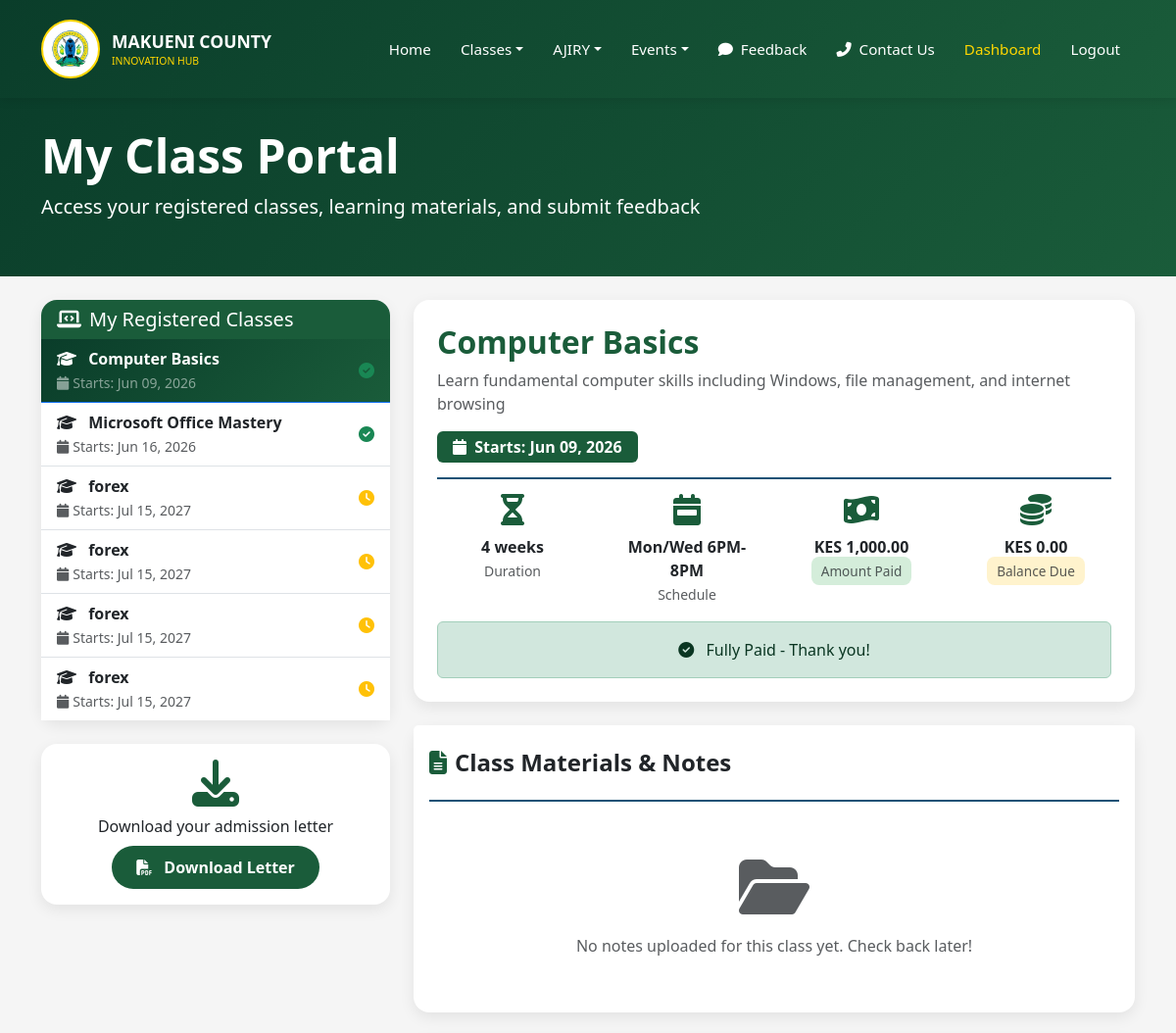
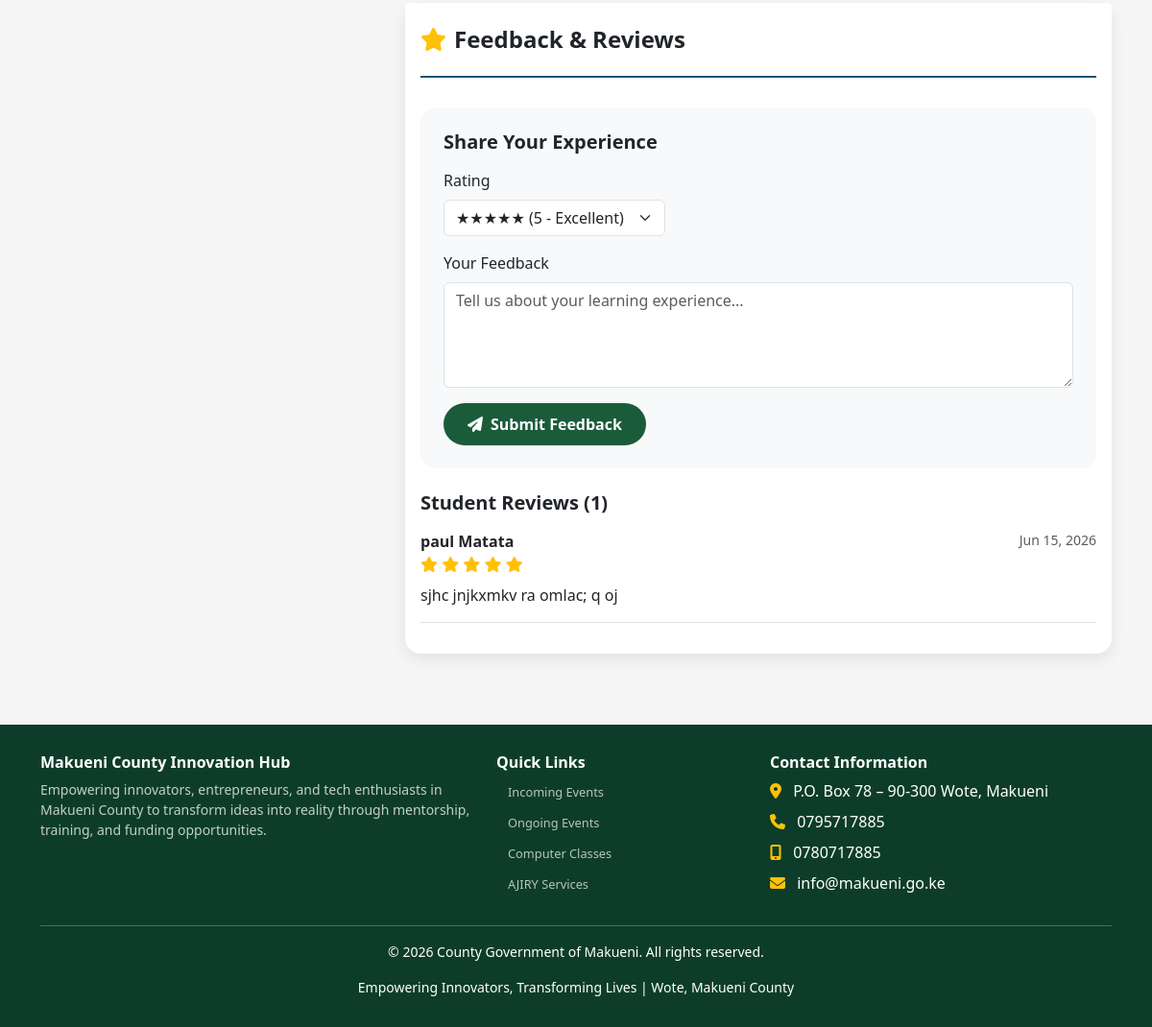
The page /user/my_class_portal.php (signed in) on the database its author committed (2 pictures, top to bottom).
### tables this page shows
CREATE TABLE `class_registrations` (
  `id` int(11) NOT NULL,
  `user_id` int(11) DEFAULT NULL,
  `full_name` varchar(100) NOT NULL,
  `phone` varchar(20) NOT NULL,
  `email` varchar(100) NOT NULL,
  `class_id` int(11) NOT NULL,
  `payment_status` enum('pending','paid','failed') DEFAULT 'pending',
  `payment_amount` decimal(10,2) DEFAULT NULL,
  `transaction_id` varchar(100) DEFAULT NULL,
  `registration_date` timestamp NOT NULL DEFAULT current_timestamp(),
  `letter_downloaded` tinyint(1) DEFAULT 0,
  `created_at` timestamp NOT NULL DEFAULT current_timestamp(),
  `certificate_issued` tinyint(1) DEFAULT 0,
  `certificate_number` varchar(50) DEFAULT NULL,
  `completion_date` date DEFAULT NULL,
  `graduation_status` enum('enrolled','completed','graduated') DEFAULT 'enrolled',
  `total_fee` decimal(10,2) DEFAULT 0.00,
  `remaining_balance` decimal(10,2) DEFAULT 0.00
);

CREATE TABLE `computer_classes` (
  `id` int(11) NOT NULL,
  `class_name` varchar(100) NOT NULL,
  `description` text DEFAULT NULL,
  `duration_weeks` int(11) DEFAULT 4,
  `fee_amount` decimal(10,2) DEFAULT 1000.00,
  `max_students` int(11) DEFAULT 30,
  `start_date` date DEFAULT NULL,
  `end_date` date DEFAULT NULL,
  `schedule` varchar(255) DEFAULT NULL,
  `status` enum('active','upcoming','completed') DEFAULT 'upcoming',
  `deleted_at` timestamp NULL DEFAULT NULL,
  `created_at` timestamp NOT NULL DEFAULT current_timestamp(),
  `price` decimal(10,2) DEFAULT 1000.00
);

CREATE TABLE `class_feedback` (
  `id` int(11) NOT NULL,
  `registration_id` int(11) NOT NULL,
  `user_id` int(11) NOT NULL,
  `class_id` int(11) NOT NULL,
  `message` text NOT NULL,
  `rating` int(11) DEFAULT 5,
  `created_at` timestamp NOT NULL DEFAULT current_timestamp()
);

CREATE TABLE `users` (
  `id` int(11) NOT NULL,
  `username` varchar(50) NOT NULL,
  `email` varchar(100) NOT NULL,
  `password` varchar(255) NOT NULL,
  `full_name` varchar(100) NOT NULL,
  `phone` varchar(20) DEFAULT NULL,
  `avatar` varchar(255) DEFAULT NULL,
  `role` enum('admin','user') DEFAULT 'user',
  `is_active` tinyint(1) DEFAULT 1,
  `created_at` timestamp NOT NULL DEFAULT current_timestamp(),
  `updated_at` timestamp NOT NULL DEFAULT current_timestamp() ON UPDATE current_timestamp(),
  `reset_token` varchar(255) DEFAULT NULL,
  `reset_token_expiry` datetime DEFAULT NULL,
  `last_password_change` datetime DEFAULT NULL
);

### user/my_class_portal.php (the view, shortened to what the rows shown need)
<?php
require_once '../config/database.php';
$user_id = $_SESSION['user_id'];
$stmt = $pdo->prepare("
    SELECT r.*, c.class_name, c.description, c.duration_weeks, c.start_date, c.end_date, c.schedule, c.fee_amount
    FROM class_registrations r
    JOIN computer_classes c ON r.class_id = c.id
    WHERE r.user_id = ?
    ORDER BY r.created_at DESC
");
$stmt->execute([$user_id]);
$my_classes = $stmt->fetchAll();
$selected_class_id = isset($_GET['class_id']) ? (int)$_GET['class_id'] : (isset($my_classes[0]) ? $my_classes[0]['class_id'] : 0);
$selected_registration = null;
$class_notes = [];
$class_feedback = [];
if($selected_class_id > 0) {
    $stmt = $pdo->prepare("SELECT * FROM class_registrations WHERE class_id = ? AND user_id = ?");
    $stmt->execute([$selected_class_id, $user_id]);
    $selected_registration = $stmt->fetch();
    $stmt = $pdo->prepare("SELECT * FROM class_notes WHERE class_id = ? ORDER BY week_number ASC");
    $stmt->execute([$selected_class_id]);
    $class_notes = $stmt->fetchAll();
    $stmt = $pdo->prepare("
        SELECT f.*, u.full_name
        FROM class_feedback f
        JOIN users u ON f.user_id = u.id
        WHERE f.class_id = ?
        ORDER BY f.created_at DESC
    ");
    $stmt->execute([$selected_class_id]);
    $class_feedback = $stmt->fetchAll();
}
?>
<!DOCTYPE html>
<html lang="en">
<head>
    <link href="https://cdn.jsdelivr.net/npm/bootstrap@5.3.0/dist/css/bootstrap.min.css" rel="stylesheet">
    <link rel="stylesheet" href="https://cdnjs.cloudflare.com/ajax/libs/font-awesome/6.4.0/css/all.min.css">
</head>
<body>
<div class="page-header">
    <div class="container">
        <h1 class="display-5 fw-bold">My Class Portal</h1>
    </div>
</div>
<div class="container py-4">
    <div class="row">
        <div class="col-md-4 mb-4">
            <div class="card class-card">
                <div class="card-body p-0">
                    <?php if(empty($my_classes)): ?>
                        <div class="text-center py-5">
                            <i class="fas fa-book-open fa-4x text-muted mb-3"></i>
                            <p class="text-muted">You haven't registered for any computer classes yet.</p>
                            <p class="small text-muted">Note: You can only register for each class once.</p>
                            <a href="../register_class.php" class="btn btn-primary-custom mt-2">Browse Classes</a>
                        </div>
                    <?php else: ?>
                        <div class="list-group list-group-flush">
                            <?php foreach($my_classes as $class): ?>
                                <a href="?class_id=<?php echo $class['class_id']; ?>"
                                   class="list-group-item list-group-item-action list-group-item-class <?php echo $selected_class_id == $class['class_id'] ? 'active' : ''; ?>">
                                    <div class="d-flex justify-content-between align-items-center">
                                        <div>
                                            <i class="fas fa-graduation-cap me-2"></i>
                                            <strong><?php echo htmlspecialchars($class['class_name'] ?? 'Class'); ?></strong>
                                            <br>
                                            <small class="<?php echo $selected_class_id == $class['class_id'] ? 'text-white-50' : 'text-muted'; ?>">
                                                <i class="fas fa-calendar me-1"></i>Starts: <?php echo date('M d, Y', strtotime($class['start_date'] ?? 'now')); ?>
                                            </small>
                                        </div>
                                        <?php if(($class['payment_status'] ?? '') == 'paid'): ?>
                                            <i class="fas fa-check-circle text-success"></i>
                                        <?php else: ?>
                                            <i class="fas fa-clock text-warning"></i>
                                        <?php endif; ?>
                                    </div>
                                </a>
                            <?php endforeach; ?>
                        </div>
                    <?php endif; ?>
                </div>
            </div>
        </div>
        <div class="col-md-8">
            <?php if($selected_class_id > 0 && $selected_registration): ?>
                <?php
                $class_name = '';
                $class_description = '';
                $class_start_date = '';
                $class_duration_weeks = '';
                $class_schedule = '';
                $amount_paid = $selected_registration['payment_amount'] ?? 0;
                $total_fee = 0;
                foreach($my_classes as $class) {
                    if($class['class_id'] == $selected_class_id) {
                        $class_name = $class['class_name'] ?? 'Class';
                        $class_description = $class['description'] ?? 'No description available';
                        $class_start_date = $class['start_date'] ?? date('Y-m-d');
                        $class_duration_weeks = $class['duration_weeks'] ?? 4;
                        $class_schedule = $class['schedule'] ?? 'To be announced';
                        $total_fee = $class['fee_amount'] ?? 1000;
                        break;
                    }
                }
                $balance = $total_fee - $amount_paid;
                ?>
                <div class="card class-card mb-4">
                    <div class="card-body p-4">
                        <div class="d-flex justify-content-between align-items-start flex-wrap">
                            <div>
                                <h2 class="fw-bold" style="color: #1a5c3a;"><?php echo htmlspecialchars($class_name); ?></h2>
                                <p class="text-muted"><?php echo htmlspecialchars($class_description); ?></p>
                            </div>
                            <div class="text-end">
                                <span class="badge fs-6 px-3 py-2" style="background-color: #1a5c3a;">
                                    <i class="fas fa-calendar me-1"></i> Starts: <?php echo date('M d, Y', strtotime($class_start_date)); ?>
                                </span>
                            </div>
                        </div>
                        <div class="blue-partition"></div>
                        <div class="row text-center">
                            <div class="col-md-3">
                                <i class="fas fa-hourglass-half fa-2x" style="color: #1a5c3a;"></i>
                                <p class="mb-0 mt-2"><strong><?php echo $class_duration_weeks; ?> weeks</strong></p>
                                <small class="text-muted">Duration</small>
                            </div>
                            <div class="col-md-3">
                                <i class="fas fa-calendar-week fa-2x" style="color: #1a5c3a;"></i>
                                <p class="mb-0 mt-2"><strong><?php echo htmlspecialchars($class_schedule); ?></strong></p>
                                <small class="text-muted">Schedule</small>
                            </div>
                            <div class="col-md-3">
                                <i class="fas fa-money-bill-wave fa-2x" style="color: #1a5c3a;"></i>
                                <p class="mb-0 mt-2"><strong>KES <?php echo number_format($amount_paid, 2); ?></strong></p>
                                <small class="text-muted amount-paid">Amount Paid</small>
                            </div>
                            <div class="col-md-3">
                                <i class="fas fa-coins fa-2x" style="color: #1a5c3a;"></i>
                                <p class="mb-0 mt-2"><strong>KES <?php echo number_format($balance, 2); ?></strong></p>
                                <small class="text-muted balance-due">Balance Due</small>
                            </div>
                        </div>
                        <?php if($balance > 0): ?>
                            <div class="alert alert-warning mt-3 mb-0 text-center">
                                <i class="fas fa-info-circle me-2"></i> Balance of KES <?php echo number_format($balance, 2); ?> is pending. Please complete your payment.
                            </div>
                        <?php else: ?>
                            <div class="alert alert-success mt-3 mb-0 text-center">
                                <i class="fas fa-check-circle me-2"></i> Fully Paid - Thank you!
                            </div>
                        <?php endif; ?>
                    </div>
                </div>
                <div class="card class-card mb-4">
                    <div class="card-header bg-white border-0 pt-4">
                        <h4 class="fw-bold mb-0">
                            <i class="fas fa-file-alt me-2" style="color: #1a5c3a;"></i>Class Materials & Notes
                        </h4>
                    </div>
                    <div class="blue-partition mx-3"></div>
                    <div class="card-body">
                        <?php if(empty($class_notes)): ?>
                            <div class="text-center py-4">
                                <i class="fas fa-folder-open fa-4x text-muted mb-3"></i>
                                <p class="text-muted">No notes uploaded for this class yet. Check back later!</p>
                            </div>
                        <?php endif; ?>
                    </div>
                </div>
                <div class="card class-card">
                    <div class="card-header bg-white border-0 pt-4">
                        <h4 class="fw-bold mb-0">
                            <i class="fas fa-star me-2" style="color: #ffc107;"></i>Feedback & Reviews
                        </h4>
                    </div>
                    <div class="blue-partition mx-3"></div>
                    <div class="card-body">
                        <div class="bg-light p-4 rounded-4 mb-4">
                            <h5 class="fw-bold mb-3">Share Your Experience</h5>
                            <form method="POST">
                                <div class="mb-3">
                                    <label class="form-label">Rating</label>
                                    <select name="rating" class="form-select" style="width: auto;">
                                        <option value="5">★★★★★ (5 - Excellent)</option>
                                    </select>
                                </div>
                                <div class="mb-3">
                                    <label class="form-label">Your Feedback</label>
                                    <textarea name="message" class="form-control" rows="4" required placeholder="Tell us about your learning experience..."></textarea>
                                </div>
                                <button type="submit" name="submit_feedback" class="btn btn-primary-custom">
                                    <i class="fas fa-paper-plane me-2"></i>Submit Feedback
                                </button>
                            </form>
                        </div>
                        <h5 class="fw-bold mb-3">Student Reviews (<?php echo count($class_feedback); ?>)</h5>
                        <?php if(empty($class_feedback)): ?>
                            <p class="text-muted text-center py-3">No feedback yet. Be the first to share your experience!</p>
                        <?php else: ?>
                            <?php foreach($class_feedback as $feedback): ?>
                                <div class="border-bottom pb-3 mb-3">
                                    <div class="d-flex justify-content-between align-items-start">
                                        <div>
                                            <strong><?php echo htmlspecialchars($feedback['full_name']); ?></strong>
                                            <div class="rating-star">
                                                <?php for($i = 1; $i <= 5; $i++): ?>
                                                    <?php if($i <= $feedback['rating']): ?>
                                                        <i class="fas fa-star"></i>
                                                    <?php else: ?>
                                                        <i class="far fa-star"></i>
                                                    <?php endif; ?>
                                                <?php endfor; ?>
                                            </div>
                                        </div>
                                        <small class="text-muted"><?php echo date('M d, Y', strtotime($feedback['created_at'])); ?></small>
                                    </div>
                                    <p class="mt-2 mb-0"><?php echo nl2br(htmlspecialchars($feedback['message'])); ?></p>
                                </div>
                            <?php endforeach; ?>
                        <?php endif; ?>
                    </div>
                </div>
            <?php endif; ?>
        </div>
    </div>
</div>
</body>
</html>

### rows shown on the page
class_registrations: class.class_name "Computer Basics", class.start_date "Jun 09, 2026", payment_status "paid" (drawn), payment_amount "1,000.00"
class_registrations: class.class_name "Microsoft Office Mastery", class.start_date "Jun 16, 2026", payment_status "paid" (drawn)
class_registrations: class.class_name "forex", class.start_date "Jul 15, 2027"
class_registrations: class.class_name "forex", class.start_date "Jul 15, 2027"
class_registrations: class.class_name "forex", class.start_date "Jul 15, 2027"
class_registrations: class.class_name "forex", class.start_date "Jul 15, 2027"
computer_classes: class_name "Computer Basics", description "Learn fundamental computer skills including Windows, file management, and internet browsing", start_date "Jun 09, 2026", duration_weeks "4", schedule "Mon/Wed 6PM-8PM", fee_amount.payment_amount "0.00"
class_feedback: user.full_name "paul Matata", rating 5 (drawn), created_at "Jun 15, 2026", message "sjhc jnjkxmkv ra omlac; q oj"

### other values the page prints
count($class_feedback) "1"
